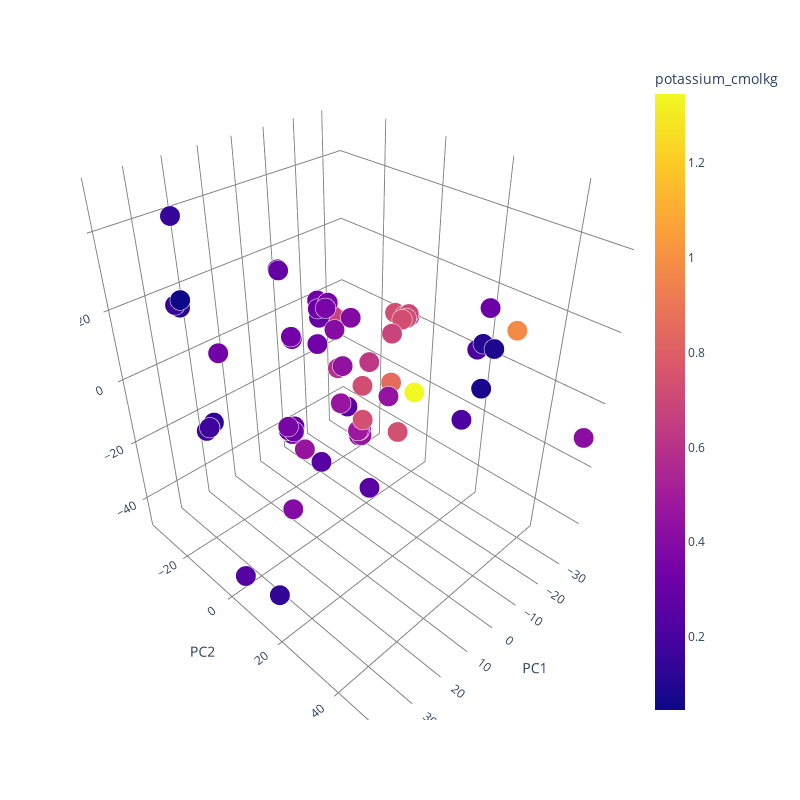

Notebook cell for this chart:
### Code cell
scatter3d(data_to_df(data), target_name='potassium_cmolkg', dot_size=20)
